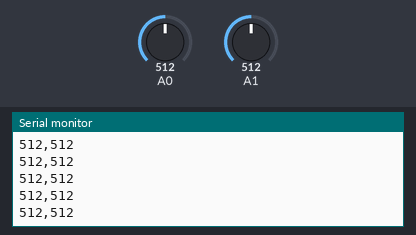
Bench run of a sketch on a simulated Arduino Uno, built with avr-gcc and run on an emulated ATmega328P. Shown: the last lines printed to the serial monitor. The inputs (shaded band) are chosen by the test bench; at power-on: A0 = 512, A1 = 512.

Above: at 1.2 s.
1.3 s: A0 set to 716
At 1.31 s:
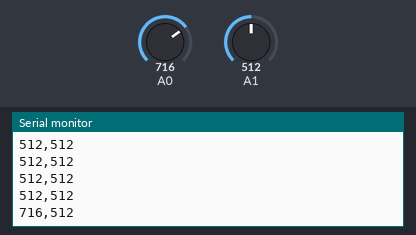
2.8 s: A1 set to 716
At 2.82 s:
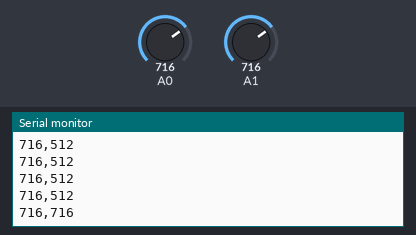
4.3 s: A0 set to 900
At 4.33 s:
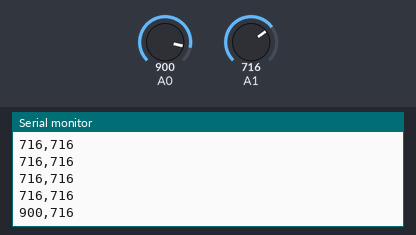
5.8 s: A1 set to 900
At 5.84 s:
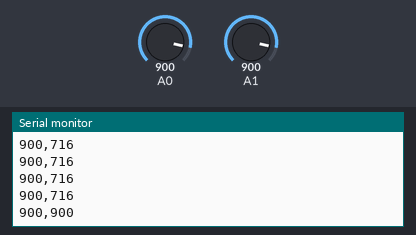
Timing chart, 0 to 8.3 s (numbered marks = the images above; inputs shaded):
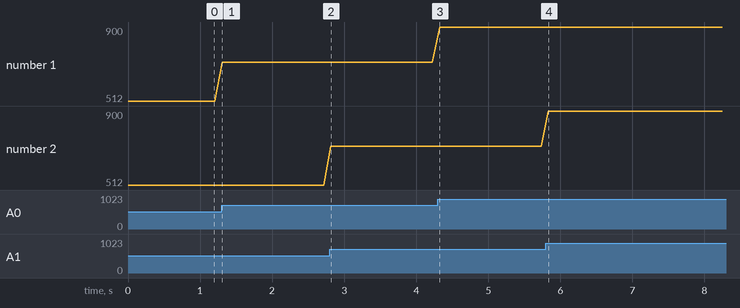

Measured:
- after the input at 1.3 s, the serial monitor: prints a new line at once (image 1)
- after the input at 2.8 s, the serial monitor: prints a new line at once (image 2)
- after the input at 4.3 s, the serial monitor: prints a new line at once (image 3)
- after the input at 5.8 s, the serial monitor: prints a new line at once (image 4)
- plotted number 1: 512 → 716 after the input at 1.3 s, 716 → 900 after the input at 4.3 s

The sketch:

etchasketch_arduino.ino
```cpp
/*
  littleBits Arduino Module
  Original code by David Mellis http://www.arduino.cc/en/Tutorial/Graph
  created Jan 2009 by Trevor Shannon http://www.trevorshp.com/creations/etchasketch.htm
  modified Jan 2014 for littleBits by Kristin Salomon
  modified Mar 2014 for littleBits by Matt Richard
  modified Feb 2016 by Philip Lapczynski https://github.com/plapczyn

  _Etch-a-Sketch_

  What is supposed to happen:
   Use two dimmers to draw in a Processing Etch-a-Sketch program
   A push button input is used to reset the screen

  Important Note:
   You will need to download Processing to run the Processing sketch.
  Processing can be downloaded here: https://processing.org/download/?processing

  Circuit:
   littleBits dimmer or slide dimmer on analog pin A0
   littleBits dimmer or slide dimmer on analog pin A1
   littleBits button input on digital pin D0
   Optional:
  Use two littBits wire modules to properly orient the slide dimmers
   Note:
  The following other input modules can be used: bend, light, pressure sensor
  However, their min and max range will need to be adjusted in Processing:

  This sketch includs the following commands:
  analogRead(pin);           pin = an analog pin
  digitalRead(pin);          pin = a digital pin
  delay(time);               time: milliseconds
  Serial.begin(baudrate);    baudrate = speed of serial communication
  Serial.read();             reads the incoming data from Serial port
  Serial.print();            sends data out the Serial port
*/

int x;               // this sensor reading is used to determine the x position of the Etch-a-Sketch draw head
int y;               // this sensor reading is used to determine the y position of the Etch-a-Sketch draw head
int resetButton = 0; // this button reading is used to trigger a screen reset
const int D0 = 0;

void setup() {
  // initialize the serial communication
  Serial.begin(9600);

  // wait while littleBits Arduino module is not connected to Serial Port
  // this should not take long at all
  while (!Serial);
}

void loop() {
  // first we need to read the values from the sensors

  // read and assign the value of analog input A0 to the variable x
  x = analogRead(A0);
  // read and assign the value of analog input A1 to the variable y
  y = analogRead(A1);
  // read and assign the value of the digital input D0 to the variable resetButton
  resetButton = digitalRead(D0);


  if (resetButton != 0)
  {
    // If the reset button was pushed send "RESET" out on the serial bus
    Serial.println("RESET");
  }
  else
  {
    // If no reset press occured we need to send the x,y values to Processing
    // Processing is expecting a particular format that looks like this "123,456\r\n"
    // The format is: number | ',' | number | '\r\n'
    // The ',' is used to tell the end of the first sensor value
    // The '\r\n' which is a carriage return followed by a newline is used to determine
    // the end of the second value and the packet as a whole
    Serial.print(x);
    Serial.print(",");
    Serial.println(y); // println is special and appends "\r\n" to the end of the string
  }
  // After we send the values we need to wait a moment for the Serial port
  delay(100);
}
```
